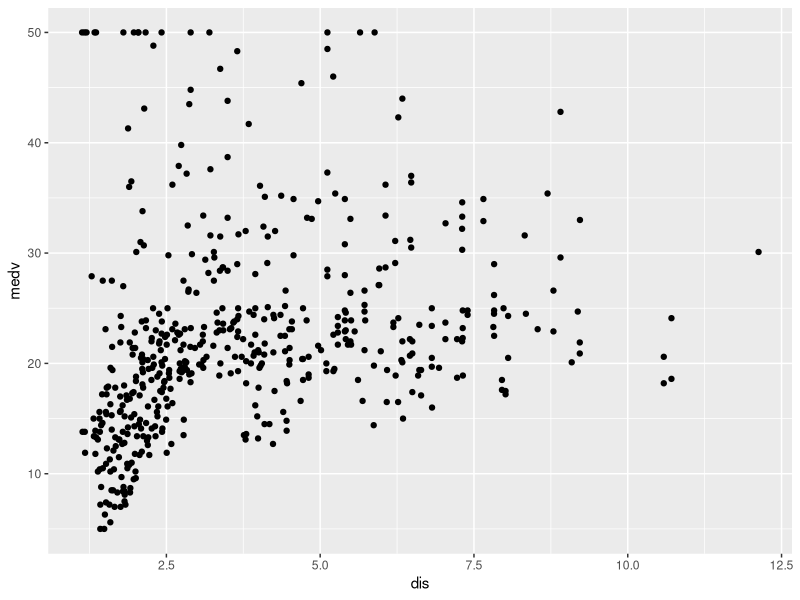

This chart was generated by the following R code: (Note: this script raises an error after producing the figure.)
## ---- chunk 1
library(MASS)
help(Boston)
str(Boston)
## ---- chunk 2
library(ggplot2)
qplot(y = medv, x = dis, data = Boston)
## ---- chunk 3
medv_vs_dis <- lm()

